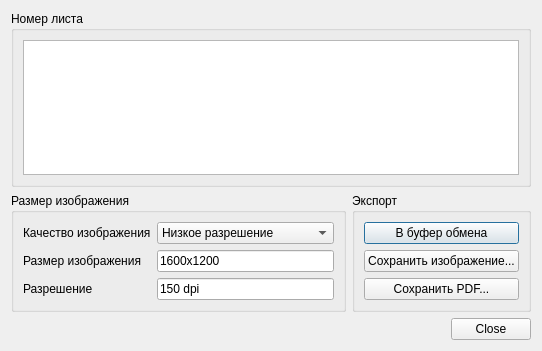
<?xml version="1.0" encoding="UTF-8"?>
<ui version="4.0">
 <class>ExportDialog</class>
 <widget class="QDialog" name="ExportDialog">
  <property name="geometry">
   <rect>
    <x>0</x>
    <y>0</y>
    <width>518</width>
    <height>351</height>
   </rect>
  </property>
  <property name="windowTitle">
   <string>Экспорт</string>
  </property>
  <layout class="QVBoxLayout" name="verticalLayout">
   <item>
    <layout class="QVBoxLayout" name="verticalLayout_6"/>
   </item>
   <item>
    <layout class="QVBoxLayout" name="verticalLayout_3">
     <item>
      <widget class="QGroupBox" name="verticalGroupBox_2">
       <property name="title">
        <string>Номер листа</string>
       </property>
       <layout class="QVBoxLayout" name="verticalLayout_4">
        <item>
         <widget class="QListWidget" name="canvasNo">
          <property name="selectionMode">
           <enum>QAbstractItemView::SingleSelection</enum>
          </property>
          <property name="iconSize">
           <size>
            <width>64</width>
            <height>64</height>
           </size>
          </property>
          <property name="flow">
           <enum>QListView::LeftToRight</enum>
          </property>
         </widget>
        </item>
       </layout>
      </widget>
     </item>
     <item>
      <layout class="QHBoxLayout" name="horizontalLayout_2">
       <item>
        <widget class="QGroupBox" name="groupBox">
         <property name="sizePolicy">
          <sizepolicy hsizetype="Preferred" vsizetype="Preferred">
           <horstretch>0</horstretch>
           <verstretch>0</verstretch>
          </sizepolicy>
         </property>
         <property name="title">
          <string>Размер изображения</string>
         </property>
         <layout class="QFormLayout" name="formLayout">
          <property name="fieldGrowthPolicy">
           <enum>QFormLayout::AllNonFixedFieldsGrow</enum>
          </property>
          <item row="1" column="0">
           <widget class="QLabel" name="label">
            <property name="text">
             <string>Размер изображения</string>
            </property>
           </widget>
          </item>
          <item row="2" column="0">
           <widget class="QLabel" name="label_2">
            <property name="text">
             <string>Разрешение</string>
            </property>
           </widget>
          </item>
          <item row="2" column="1">
           <widget class="QLineEdit" name="lineDPI">
            <property name="text">
             <string>150 dpi</string>
            </property>
            <property name="readOnly">
             <bool>true</bool>
            </property>
           </widget>
          </item>
          <item row="0" column="0">
           <widget class="QLabel" name="label_3">
            <property name="text">
             <string>Качество изображения</string>
            </property>
           </widget>
          </item>
          <item row="0" column="1">
           <widget class="QComboBox" name="comboSize">
            <item>
             <property name="text">
              <string>Низкое разрешение</string>
             </property>
            </item>
            <item>
             <property name="text">
              <string>Нормальное разрешение</string>
             </property>
            </item>
            <item>
             <property name="text">
              <string>Высокое разрешение</string>
             </property>
            </item>
           </widget>
          </item>
          <item row="1" column="1">
           <widget class="QLineEdit" name="lineSize">
            <property name="text">
             <string>1600x1200</string>
            </property>
            <property name="readOnly">
             <bool>true</bool>
            </property>
           </widget>
          </item>
         </layout>
        </widget>
       </item>
       <item>
        <widget class="QGroupBox" name="groupBox_2">
         <property name="sizePolicy">
          <sizepolicy hsizetype="Preferred" vsizetype="Preferred">
           <horstretch>0</horstretch>
           <verstretch>0</verstretch>
          </sizepolicy>
         </property>
         <property name="title">
          <string>Экспорт</string>
         </property>
         <layout class="QVBoxLayout" name="verticalLayout_2">
          <item>
           <widget class="QPushButton" name="pushClipboard">
            <property name="text">
             <string>В буфер обмена</string>
            </property>
           </widget>
          </item>
          <item>
           <widget class="QPushButton" name="pushImageSaveAs">
            <property name="text">
             <string>Сохранить изображение...</string>
            </property>
           </widget>
          </item>
          <item>
           <widget class="QPushButton" name="pushPDFSaveAs">
            <property name="text">
             <string>Сохранить PDF...</string>
            </property>
           </widget>
          </item>
          <item>
           <spacer name="verticalSpacer">
            <property name="orientation">
             <enum>Qt::Vertical</enum>
            </property>
            <property name="sizeHint" stdset="0">
             <size>
              <width>20</width>
              <height>40</height>
             </size>
            </property>
           </spacer>
          </item>
         </layout>
        </widget>
       </item>
      </layout>
     </item>
    </layout>
   </item>
   <item>
    <widget class="QDialogButtonBox" name="buttonBox">
     <property name="orientation">
      <enum>Qt::Horizontal</enum>
     </property>
     <property name="standardButtons">
      <set>QDialogButtonBox::Close</set>
     </property>
    </widget>
   </item>
  </layout>
 </widget>
 <resources/>
 <connections>
  <connection>
   <sender>buttonBox</sender>
   <signal>accepted()</signal>
   <receiver>ExportDialog</receiver>
   <slot>accept()</slot>
   <hints>
    <hint type="sourcelabel">
     <x>248</x>
     <y>254</y>
    </hint>
    <hint type="destinationlabel">
     <x>157</x>
     <y>274</y>
    </hint>
   </hints>
  </connection>
  <connection>
   <sender>buttonBox</sender>
   <signal>rejected()</signal>
   <receiver>ExportDialog</receiver>
   <slot>reject()</slot>
   <hints>
    <hint type="sourcelabel">
     <x>316</x>
     <y>260</y>
    </hint>
    <hint type="destinationlabel">
     <x>286</x>
     <y>274</y>
    </hint>
   </hints>
  </connection>
 </connections>
</ui>
